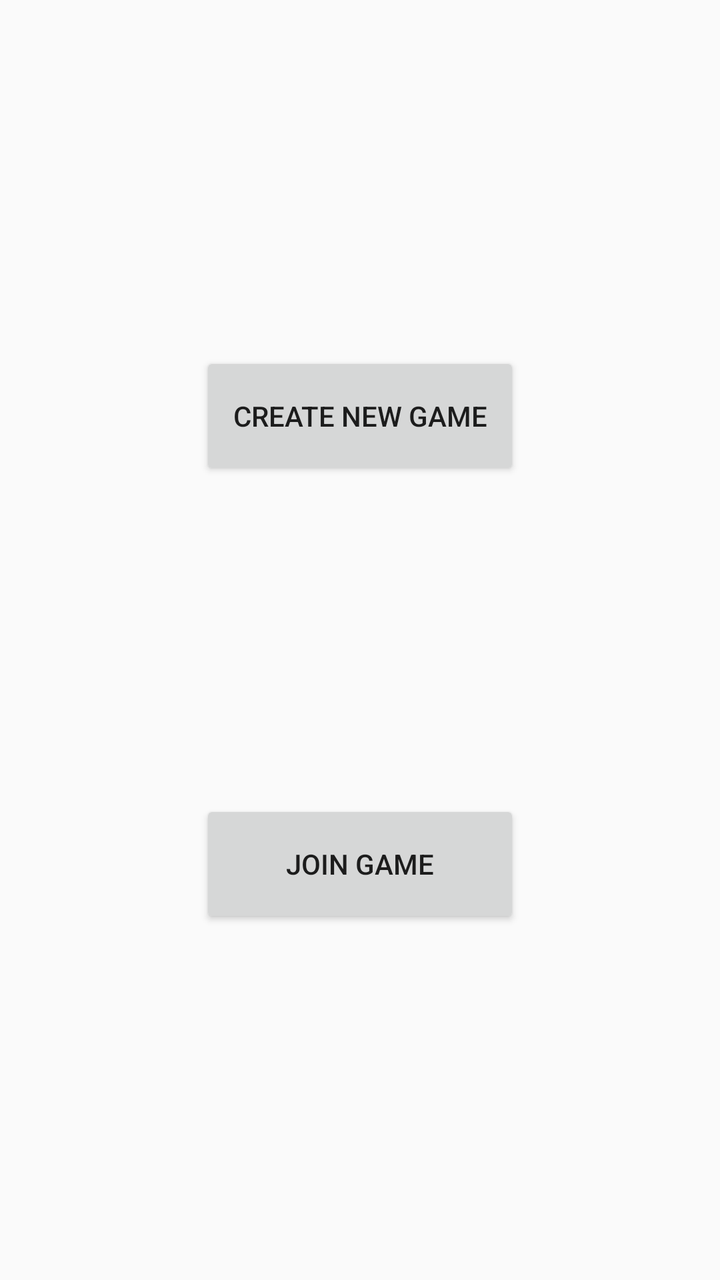
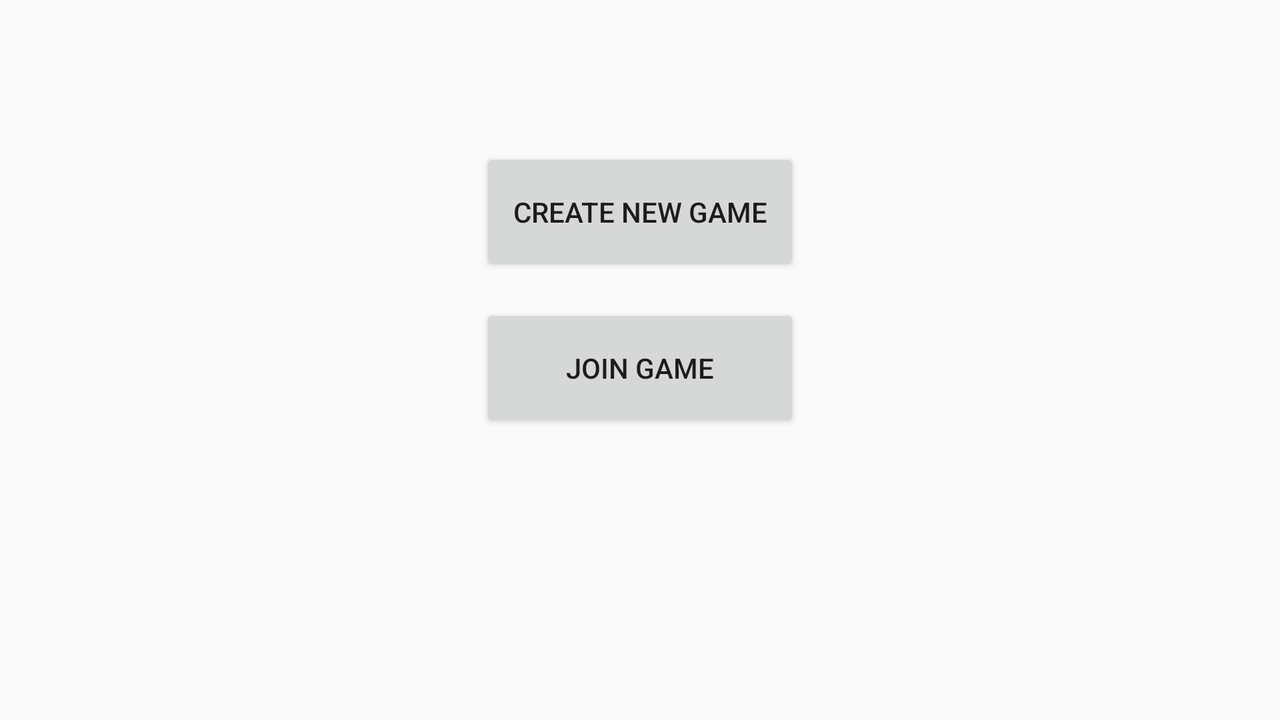

An Android layout and its configuration variant, each rendered on a device that would load it. The default file and the variant file are quoted in full after the pictures.
<!-- AndroidManifest.xml: application theme AppTheme -->
<!-- res/layout/activity_main.xml -->
<?xml version="1.0" encoding="utf-8"?>
<RelativeLayout xmlns:android="http://schemas.android.com/apk/res/android"
    xmlns:tools="http://schemas.android.com/tools"
    android:id="@+id/activity_main"
    android:layout_width="match_parent"
    android:layout_height="match_parent"
    android:paddingBottom="@dimen/activity_vertical_margin"
    android:paddingLeft="@dimen/activity_horizontal_margin"
    android:paddingRight="@dimen/activity_horizontal_margin"
    android:paddingTop="@dimen/activity_vertical_margin"
    tools:context="com.spartahacks.app.bargamescores.MainActivity">

   <Button
       android:id="@+id/create_new_game_button"
       android:layout_width="@dimen/twoBtnPage_width_portait"
       android:layout_height="@dimen/twoBtnPage_height_portait"
       android:layout_centerHorizontal="true"
       android:layout_alignParentTop="true"
       android:layout_marginTop="@dimen/twoBtnPage_margin"
       android:text="@string/createNewGameBtn_label"/>

    <Button
        android:id="@+id/join_game_button"
        android:layout_width="@dimen/twoBtnPage_width_portait"
        android:layout_height="@dimen/twoBtnPage_height_portait"
        android:text="@string/joinGameBtn_label"
        android:layout_alignParentBottom="true"
        android:layout_centerHorizontal="true"
        android:layout_marginBottom="@dimen/twoBtnPage_margin"/>


</RelativeLayout>
<!-- resources referenced by this layout -->
<resources>
  <dimen name="activity_horizontal_margin">16dp</dimen>
  <dimen name="activity_vertical_margin">16dp</dimen>
  <dimen name="twoBtnPage_height_portait">64dp</dimen>
  <dimen name="twoBtnPage_margin">160dp</dimen>
  <dimen name="twoBtnPage_width_portait">160dp</dimen>
  <string name="createNewGameBtn_label">Create New Game</string>
  <string name="joinGameBtn_label">Join Game</string>
  <style name="AppTheme" parent="Theme.AppCompat.Light.DarkActionBar">
          
          <item name="colorPrimary">@color/colorPrimary</item>
          <item name="colorPrimaryDark">@color/colorPrimaryDark</item>
          <item name="colorAccent">@color/colorAccent</item>
          <item name="colorGray">@color/colorGray</item>
      </style>
  <color name="colorPrimary">#3F51B5</color>
  <color name="colorPrimaryDark">#303F9F</color>
  <color name="colorAccent">#FF4081</color>
</resources>
<!-- res/layout-land/activity_main.xml (the repository's variant of the layout above) -->
<!-- drawn on the phone turned sideways -->
<?xml version="1.0" encoding="utf-8"?>
<RelativeLayout xmlns:android="http://schemas.android.com/apk/res/android"
    xmlns:tools="http://schemas.android.com/tools"
    android:id="@+id/activity_main"
    android:layout_width="match_parent"
    android:layout_height="match_parent"
    android:paddingBottom="@dimen/activity_vertical_margin"
    android:paddingLeft="@dimen/activity_horizontal_margin"
    android:paddingRight="@dimen/activity_horizontal_margin"
    android:paddingTop="@dimen/activity_vertical_margin"
    tools:context="com.spartahacks.app.bargamescores.MainActivity">

    <Button
        android:id="@+id/join_game_button"
        android:layout_width="@dimen/twoBtnPage_width_portait"
        android:layout_height="@dimen/twoBtnPage_height_portait"
        android:text="@string/joinGameBtn_label"
        android:layout_below="@+id/create_new_game_button"
        android:layout_centerHorizontal="true"
        android:layout_marginTop="@dimen/twoBtnPage_secBtn_marginTop_land" />

    <Button
        android:id="@+id/create_new_game_button"
        android:layout_width="@dimen/twoBtnPage_width_portait"
        android:layout_height="@dimen/twoBtnPage_height_portait"
        android:layout_marginTop="@dimen/twoBtnPage_firstBtn_marginTop_land"
        android:text="@string/createNewGameBtn_label"
        android:layout_alignParentTop="true"
        android:layout_alignLeft="@id/join_game_button"
        android:layout_alignStart="@id/join_game_button" />


</RelativeLayout>
<!-- resources referenced by the variant -->
<!-- as the phone turned sideways resolves them -->
<resources>
  <dimen name="activity_horizontal_margin">16dp</dimen>
  <dimen name="activity_vertical_margin">16dp</dimen>
  <dimen name="twoBtnPage_firstBtn_marginTop_land">58dp</dimen>
  <dimen name="twoBtnPage_height_portait">64dp</dimen>
  <dimen name="twoBtnPage_secBtn_marginTop_land">14dp</dimen>
  <dimen name="twoBtnPage_width_portait">160dp</dimen>
  <string name="createNewGameBtn_label">Create New Game</string>
  <string name="joinGameBtn_label">Join Game</string>
  <style name="AppTheme" parent="Theme.AppCompat.Light.DarkActionBar">
          
          <item name="colorPrimary">@color/colorPrimary</item>
          <item name="colorPrimaryDark">@color/colorPrimaryDark</item>
          <item name="colorAccent">@color/colorAccent</item>
          <item name="colorGray">@color/colorGray</item>
      </style>
  <color name="colorPrimary">#3F51B5</color>
  <color name="colorPrimaryDark">#303F9F</color>
  <color name="colorAccent">#FF4081</color>
</resources>
